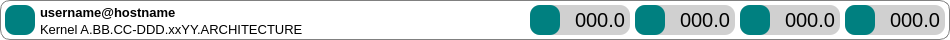
   <widget class="QFrame" name="bottomfm">
    <property name="geometry">
     <rect>
      <x>5</x>
      <y>495</y>
      <width>950</width>
      <height>40</height>
     </rect>
    </property>
    <property name="sizePolicy">
     <sizepolicy hsizetype="Fixed" vsizetype="Fixed">
      <horstretch>0</horstretch>
      <verstretch>0</verstretch>
     </sizepolicy>
    </property>
    <property name="minimumSize">
     <size>
      <width>950</width>
      <height>40</height>
     </size>
    </property>
    <property name="maximumSize">
     <size>
      <width>950</width>
      <height>40</height>
     </size>
    </property>
    <property name="styleSheet">
     <string notr="true">background: transparent; border: 1px solid #808080; border-radius: 10px;</string>
    </property>
    <property name="frameShape">
     <enum>QFrame::StyledPanel</enum>
    </property>
    <property name="frameShadow">
     <enum>QFrame::Raised</enum>
    </property>
    <widget class="QLabel" name="compicon">
     <property name="geometry">
      <rect>
       <x>10</x>
       <y>10</y>
       <width>20</width>
       <height>20</height>
      </rect>
     </property>
     <property name="sizePolicy">
      <sizepolicy hsizetype="Fixed" vsizetype="Fixed">
       <horstretch>0</horstretch>
       <verstretch>0</verstretch>
      </sizepolicy>
     </property>
     <property name="minimumSize">
      <size>
       <width>20</width>
       <height>20</height>
      </size>
     </property>
     <property name="maximumSize">
      <size>
       <width>20</width>
       <height>20</height>
      </size>
     </property>
     <property name="cursor">
      <cursorShape>ArrowCursor</cursorShape>
     </property>
     <property name="styleSheet">
      <string notr="true">border: none; background-color: rgba(0,0,0,0);</string>
     </property>
     <property name="text">
      <string/>
     </property>
     <property name="pixmap">
      <pixmap resource="mainwind.qrc">:/mainwind/images/comp.png</pixmap>
     </property>
     <property name="scaledContents">
      <bool>true</bool>
     </property>
     <property name="alignment">
      <set>Qt::AlignCenter</set>
     </property>
    </widget>
    <widget class="QLabel" name="userhost">
     <property name="geometry">
      <rect>
       <x>40</x>
       <y>5</y>
       <width>320</width>
       <height>15</height>
      </rect>
     </property>
     <property name="sizePolicy">
      <sizepolicy hsizetype="Fixed" vsizetype="Fixed">
       <horstretch>0</horstretch>
       <verstretch>0</verstretch>
      </sizepolicy>
     </property>
     <property name="minimumSize">
      <size>
       <width>320</width>
       <height>15</height>
      </size>
     </property>
     <property name="maximumSize">
      <size>
       <width>320</width>
       <height>15</height>
      </size>
     </property>
     <property name="font">
      <font>
       <pointsize>10</pointsize>
       <italic>false</italic>
       <bold>true</bold>
      </font>
     </property>
     <property name="styleSheet">
      <string notr="true">font: 600 10pt &quot;Inter&quot;; background-color: rgba(0, 0, 0, 0); border: none;</string>
     </property>
     <property name="text">
      <string>username@hostname</string>
     </property>
    </widget>
    <widget class="QPushButton" name="compbutn">
     <property name="enabled">
      <bool>false</bool>
     </property>
     <property name="geometry">
      <rect>
       <x>5</x>
       <y>5</y>
       <width>30</width>
       <height>30</height>
      </rect>
     </property>
     <property name="sizePolicy">
      <sizepolicy hsizetype="Fixed" vsizetype="Fixed">
       <horstretch>0</horstretch>
       <verstretch>0</verstretch>
      </sizepolicy>
     </property>
     <property name="minimumSize">
      <size>
       <width>30</width>
       <height>30</height>
      </size>
     </property>
     <property name="maximumSize">
      <size>
       <width>30</width>
       <height>30</height>
      </size>
     </property>
     <property name="cursor">
      <cursorShape>ArrowCursor</cursorShape>
     </property>
     <property name="styleSheet">
      <string notr="true">background-color: #008080; border: none;</string>
     </property>
     <property name="text">
      <string/>
     </property>
     <property name="default">
      <bool>false</bool>
     </property>
     <property name="flat">
      <bool>false</bool>
     </property>
    </widget>
    <widget class="QLabel" name="kernvers">
     <property name="geometry">
      <rect>
       <x>40</x>
       <y>22</y>
       <width>320</width>
       <height>15</height>
      </rect>
     </property>
     <property name="sizePolicy">
      <sizepolicy hsizetype="Fixed" vsizetype="Fixed">
       <horstretch>0</horstretch>
       <verstretch>0</verstretch>
      </sizepolicy>
     </property>
     <property name="minimumSize">
      <size>
       <width>320</width>
       <height>15</height>
      </size>
     </property>
     <property name="maximumSize">
      <size>
       <width>320</width>
       <height>15</height>
      </size>
     </property>
     <property name="font">
      <font>
       <pointsize>10</pointsize>
       <italic>false</italic>
       <bold>false</bold>
      </font>
     </property>
     <property name="styleSheet">
      <string notr="true">font: 10pt &quot;Inter&quot;; background-color: rgba(0, 0, 0, 0);  border: none;</string>
     </property>
     <property name="text">
      <string>Kernel A.BB.CC-DDD.xxYY.ARCHITECTURE</string>
     </property>
    </widget>
    <widget class="QFrame" name="swapfrme">
     <property name="geometry">
      <rect>
       <x>740</x>
       <y>5</y>
       <width>100</width>
       <height>30</height>
      </rect>
     </property>
     <property name="sizePolicy">
      <sizepolicy hsizetype="Fixed" vsizetype="Fixed">
       <horstretch>0</horstretch>
       <verstretch>0</verstretch>
      </sizepolicy>
     </property>
     <property name="minimumSize">
      <size>
       <width>100</width>
       <height>30</height>
      </size>
     </property>
     <property name="maximumSize">
      <size>
       <width>100</width>
       <height>30</height>
      </size>
     </property>
     <property name="styleSheet">
      <string notr="true">background-color: rgba(160, 160, 160, 0.5); border: none;</string>
     </property>
     <property name="frameShape">
      <enum>QFrame::StyledPanel</enum>
     </property>
     <property name="frameShadow">
      <enum>QFrame::Raised</enum>
     </property>
     <widget class="QPushButton" name="swapbutn">
      <property name="enabled">
       <bool>false</bool>
      </property>
      <property name="geometry">
       <rect>
        <x>0</x>
        <y>0</y>
        <width>30</width>
        <height>30</height>
       </rect>
      </property>
      <property name="sizePolicy">
       <sizepolicy hsizetype="Fixed" vsizetype="Fixed">
        <horstretch>0</horstretch>
        <verstretch>0</verstretch>
       </sizepolicy>
      </property>
      <property name="minimumSize">
       <size>
        <width>30</width>
        <height>30</height>
       </size>
      </property>
      <property name="maximumSize">
       <size>
        <width>30</width>
        <height>30</height>
       </size>
      </property>
      <property name="cursor">
       <cursorShape>ArrowCursor</cursorShape>
      </property>
      <property name="styleSheet">
       <string notr="true">background-color: #008080;</string>
      </property>
      <property name="text">
       <string/>
      </property>
      <property name="default">
       <bool>false</bool>
      </property>
      <property name="flat">
       <bool>false</bool>
      </property>
     </widget>
     <widget class="QLabel" name="swapicon">
      <property name="geometry">
       <rect>
        <x>5</x>
        <y>5</y>
        <width>20</width>
        <height>20</height>
       </rect>
      </property>
      <property name="sizePolicy">
       <sizepolicy hsizetype="Fixed" vsizetype="Fixed">
        <horstretch>0</horstretch>
        <verstretch>0</verstretch>
       </sizepolicy>
      </property>
      <property name="minimumSize">
       <size>
        <width>20</width>
        <height>20</height>
       </size>
      </property>
      <property name="maximumSize">
       <size>
        <width>20</width>
        <height>20</height>
       </size>
      </property>
      <property name="cursor">
       <cursorShape>ArrowCursor</cursorShape>
      </property>
      <property name="styleSheet">
       <string notr="true">border: none; background-color: rgba(0,0,0,0);</string>
      </property>
      <property name="text">
       <string/>
      </property>
      <property name="pixmap">
       <pixmap resource="mainwind.qrc">:/mainwind/images/swap.png</pixmap>
      </property>
      <property name="scaledContents">
       <bool>true</bool>
      </property>
      <property name="alignment">
       <set>Qt::AlignCenter</set>
      </property>
     </widget>
     <widget class="QLabel" name="swapperc">
      <property name="geometry">
       <rect>
        <x>35</x>
        <y>5</y>
        <width>60</width>
        <height>20</height>
       </rect>
      </property>
      <property name="sizePolicy">
       <sizepolicy hsizetype="Fixed" vsizetype="Fixed">
        <horstretch>0</horstretch>
        <verstretch>0</verstretch>
       </sizepolicy>
      </property>
      <property name="minimumSize">
       <size>
        <width>60</width>
        <height>20</height>
       </size>
      </property>
      <property name="maximumSize">
       <size>
        <width>60</width>
        <height>20</height>
       </size>
      </property>
      <property name="font">
       <font>
        <pointsize>15</pointsize>
        <italic>false</italic>
        <bold>false</bold>
       </font>
      </property>
      <property name="layoutDirection">
       <enum>Qt::LeftToRight</enum>
      </property>
      <property name="styleSheet">
       <string notr="true">background-color: rgba(0, 0, 0, 0); border: none; font: 15pt &quot;JetBrains Mono&quot;;</string>
      </property>
      <property name="text">
       <string>000.0</string>
      </property>
      <property name="textFormat">
       <enum>Qt::AutoText</enum>
      </property>
      <property name="alignment">
       <set>Qt::AlignRight|Qt::AlignTrailing|Qt::AlignVCenter</set>
      </property>
     </widget>
    </widget>
    <widget class="QFrame" name="diskfrme">
     <property name="geometry">
      <rect>
       <x>845</x>
       <y>5</y>
       <width>100</width>
       <height>30</height>
      </rect>
     </property>
     <property name="sizePolicy">
      <sizepolicy hsizetype="Fixed" vsizetype="Fixed">
       <horstretch>0</horstretch>
       <verstretch>0</verstretch>
      </sizepolicy>
     </property>
     <property name="minimumSize">
      <size>
       <width>100</width>
       <height>30</height>
      </size>
     </property>
     <property name="maximumSize">
      <size>
       <width>100</width>
       <height>30</height>
      </size>
     </property>
     <property name="styleSheet">
      <string notr="true">background-color: rgba(160, 160, 160, 0.5); border: none;</string>
     </property>
     <property name="frameShape">
      <enum>QFrame::StyledPanel</enum>
     </property>
     <property name="frameShadow">
      <enum>QFrame::Raised</enum>
     </property>
     <widget class="QPushButton" name="diskbutn">
      <property name="enabled">
       <bool>false</bool>
      </property>
      <property name="geometry">
       <rect>
        <x>0</x>
        <y>0</y>
        <width>30</width>
        <height>30</height>
       </rect>
      </property>
      <property name="sizePolicy">
       <sizepolicy hsizetype="Fixed" vsizetype="Fixed">
        <horstretch>0</horstretch>
        <verstretch>0</verstretch>
       </sizepolicy>
      </property>
      <property name="minimumSize">
       <size>
        <width>30</width>
        <height>30</height>
       </size>
      </property>
      <property name="maximumSize">
       <size>
        <width>30</width>
        <height>30</height>
       </size>
      </property>
      <property name="cursor">
       <cursorShape>ArrowCursor</cursorShape>
      </property>
      <property name="styleSheet">
       <string notr="true">background-color: #008080;</string>
      </property>
      <property name="text">
       <string/>
      </property>
      <property name="default">
       <bool>false</bool>
      </property>
      <property name="flat">
       <bool>false</bool>
      </property>
     </widget>
     <widget class="QLabel" name="diskicon">
      <property name="geometry">
       <rect>
        <x>5</x>
        <y>5</y>
        <width>20</width>
        <height>20</height>
       </rect>
      </property>
      <property name="sizePolicy">
       <sizepolicy hsizetype="Fixed" vsizetype="Fixed">
        <horstretch>0</horstretch>
        <verstretch>0</verstretch>
       </sizepolicy>
      </property>
      <property name="minimumSize">
       <size>
        <width>20</width>
        <height>20</height>
       </size>
      </property>
      <property name="maximumSize">
       <size>
        <width>20</width>
        <height>20</height>
       </size>
      </property>
      <property name="cursor">
       <cursorShape>ArrowCursor</cursorShape>
      </property>
      <property name="styleSheet">
       <string notr="true">border: none; background-color: rgba(0,0,0,0);</string>
      </property>
      <property name="text">
       <string/>
      </property>
      <property name="pixmap">
       <pixmap resource="mainwind.qrc">:/mainwind/images/disk.png</pixmap>
      </property>
      <property name="scaledContents">
       <bool>true</bool>
      </property>
      <property name="alignment">
       <set>Qt::AlignCenter</set>
      </property>
     </widget>
     <widget class="QLabel" name="diskperc">
      <property name="geometry">
       <rect>
        <x>35</x>
        <y>5</y>
        <width>60</width>
        <height>20</height>
       </rect>
      </property>
      <property name="sizePolicy">
       <sizepolicy hsizetype="Fixed" vsizetype="Fixed">
        <horstretch>0</horstretch>
        <verstretch>0</verstretch>
       </sizepolicy>
      </property>
      <property name="minimumSize">
       <size>
        <width>60</width>
        <height>20</height>
       </size>
      </property>
      <property name="maximumSize">
       <size>
        <width>60</width>
        <height>20</height>
       </size>
      </property>
      <property name="font">
       <font>
        <pointsize>15</pointsize>
        <italic>false</italic>
        <bold>false</bold>
       </font>
      </property>
      <property name="layoutDirection">
       <enum>Qt::LeftToRight</enum>
      </property>
      <property name="styleSheet">
       <string notr="true">background-color: rgba(0, 0, 0, 0); border: none; font: 15pt &quot;JetBrains Mono&quot;;</string>
      </property>
      <property name="text">
       <string>000.0</string>
      </property>
      <property name="textFormat">
       <enum>Qt::AutoText</enum>
      </property>
      <property name="alignment">
       <set>Qt::AlignRight|Qt::AlignTrailing|Qt::AlignVCenter</set>
      </property>
     </widget>
    </widget>
    <widget class="QFrame" name="memofrme">
     <property name="geometry">
      <rect>
       <x>635</x>
       <y>5</y>
       <width>100</width>
       <height>30</height>
      </rect>
     </property>
     <property name="sizePolicy">
      <sizepolicy hsizetype="Fixed" vsizetype="Fixed">
       <horstretch>0</horstretch>
       <verstretch>0</verstretch>
      </sizepolicy>
     </property>
     <property name="minimumSize">
      <size>
       <width>100</width>
       <height>30</height>
      </size>
     </property>
     <property name="maximumSize">
      <size>
       <width>100</width>
       <height>30</height>
      </size>
     </property>
     <property name="styleSheet">
      <string notr="true">background-color: rgba(160, 160, 160, 0.5); border: none;</string>
     </property>
     <property name="frameShape">
      <enum>QFrame::StyledPanel</enum>
     </property>
     <property name="frameShadow">
      <enum>QFrame::Raised</enum>
     </property>
     <widget class="QPushButton" name="memobutn">
      <property name="enabled">
       <bool>false</bool>
      </property>
      <property name="geometry">
       <rect>
        <x>0</x>
        <y>0</y>
        <width>30</width>
        <height>30</height>
       </rect>
      </property>
      <property name="sizePolicy">
       <sizepolicy hsizetype="Fixed" vsizetype="Fixed">
        <horstretch>0</horstretch>
        <verstretch>0</verstretch>
       </sizepolicy>
      </property>
      <property name="minimumSize">
       <size>
        <width>30</width>
        <height>30</height>
       </size>
      </property>
      <property name="maximumSize">
       <size>
        <width>30</width>
        <height>30</height>
       </size>
      </property>
      <property name="cursor">
       <cursorShape>ArrowCursor</cursorShape>
      </property>
      <property name="styleSheet">
       <string notr="true">background-color: #008080;</string>
      </property>
      <property name="text">
       <string/>
      </property>
      <property name="default">
       <bool>false</bool>
      </property>
      <property name="flat">
       <bool>false</bool>
      </property>
     </widget>
     <widget class="QLabel" name="memoicon">
      <property name="geometry">
       <rect>
        <x>5</x>
        <y>5</y>
        <width>20</width>
        <height>20</height>
       </rect>
      </property>
      <property name="sizePolicy">
       <sizepolicy hsizetype="Fixed" vsizetype="Fixed">
        <horstretch>0</horstretch>
        <verstretch>0</verstretch>
       </sizepolicy>
      </property>
      <property name="minimumSize">
       <size>
        <width>20</width>
        <height>20</height>
       </size>
      </property>
      <property name="maximumSize">
       <size>
        <width>20</width>
        <height>20</height>
       </size>
      </property>
      <property name="cursor">
       <cursorShape>ArrowCursor</cursorShape>
      </property>
      <property name="styleSheet">
       <string notr="true">border: none; background-color: rgba(0,0,0,0);</string>
      </property>
      <property name="text">
       <string/>
      </property>
      <property name="pixmap">
       <pixmap resource="mainwind.qrc">:/mainwind/images/memo.png</pixmap>
      </property>
      <property name="scaledContents">
       <bool>true</bool>
      </property>
      <property name="alignment">
       <set>Qt::AlignCenter</set>
      </property>
     </widget>
     <widget class="QLabel" name="memoperc">
      <property name="geometry">
       <rect>
        <x>35</x>
        <y>5</y>
        <width>60</width>
        <height>20</height>
       </rect>
      </property>
      <property name="sizePolicy">
       <sizepolicy hsizetype="Fixed" vsizetype="Fixed">
        <horstretch>0</horstretch>
        <verstretch>0</verstretch>
       </sizepolicy>
      </property>
      <property name="minimumSize">
       <size>
        <width>60</width>
        <height>20</height>
       </size>
      </property>
      <property name="maximumSize">
       <size>
        <width>60</width>
        <height>20</height>
       </size>
      </property>
      <property name="font">
       <font>
        <pointsize>15</pointsize>
        <italic>false</italic>
        <bold>false</bold>
       </font>
      </property>
      <property name="layoutDirection">
       <enum>Qt::LeftToRight</enum>
      </property>
      <property name="styleSheet">
       <string notr="true">background-color: rgba(0, 0, 0, 0); border: none; font: 15pt &quot;JetBrains Mono&quot;;</string>
      </property>
      <property name="text">
       <string>000.0</string>
      </property>
      <property name="textFormat">
       <enum>Qt::AutoText</enum>
      </property>
      <property name="alignment">
       <set>Qt::AlignRight|Qt::AlignTrailing|Qt::AlignVCenter</set>
      </property>
     </widget>
    </widget>
    <widget class="QFrame" name="cpudfrme">
     <property name="geometry">
      <rect>
       <x>530</x>
       <y>5</y>
       <width>100</width>
       <height>30</height>
      </rect>
     </property>
     <property name="sizePolicy">
      <sizepolicy hsizetype="Fixed" vsizetype="Fixed">
       <horstretch>0</horstretch>
       <verstretch>0</verstretch>
      </sizepolicy>
     </property>
     <property name="minimumSize">
      <size>
       <width>100</width>
       <height>30</height>
      </size>
     </property>
     <property name="maximumSize">
      <size>
       <width>100</width>
       <height>30</height>
      </size>
     </property>
     <property name="styleSheet">
      <string notr="true">background-color: rgba(160, 160, 160, 0.5); border: none;</string>
     </property>
     <property name="frameShape">
      <enum>QFrame::StyledPanel</enum>
     </property>
     <property name="frameShadow">
      <enum>QFrame::Raised</enum>
     </property>
     <widget class="QPushButton" name="cpudbutn">
      <property name="enabled">
       <bool>false</bool>
      </property>
      <property name="geometry">
       <rect>
        <x>0</x>
        <y>0</y>
        <width>30</width>
        <height>30</height>
       </rect>
      </property>
      <property name="sizePolicy">
       <sizepolicy hsizetype="Fixed" vsizetype="Fixed">
        <horstretch>0</horstretch>
        <verstretch>0</verstretch>
       </sizepolicy>
      </property>
      <property name="minimumSize">
       <size>
        <width>30</width>
        <height>30</height>
       </size>
      </property>
      <property name="maximumSize">
       <size>
        <width>30</width>
        <height>30</height>
       </size>
      </property>
      <property name="cursor">
       <cursorShape>ArrowCursor</cursorShape>
      </property>
      <property name="styleSheet">
       <string notr="true">background-color: #008080;</string>
      </property>
      <property name="text">
       <string/>
      </property>
      <property name="default">
       <bool>false</bool>
      </property>
      <property name="flat">
       <bool>false</bool>
      </property>
     </widget>
     <widget class="QLabel" name="cpudicon">
      <property name="geometry">
       <rect>
        <x>5</x>
        <y>5</y>
        <width>20</width>
        <height>20</height>
       </rect>
      </property>
      <property name="sizePolicy">
       <sizepolicy hsizetype="Fixed" vsizetype="Fixed">
        <horstretch>0</horstretch>
        <verstretch>0</verstretch>
       </sizepolicy>
      </property>
      <property name="minimumSize">
       <size>
        <width>20</width>
        <height>20</height>
       </size>
      </property>
      <property name="maximumSize">
       <size>
        <width>20</width>
        <height>20</height>
       </size>
      </property>
      <property name="cursor">
       <cursorShape>ArrowCursor</cursorShape>
      </property>
      <property name="styleSheet">
       <string notr="true">border: none; background-color: rgba(0,0,0,0);</string>
      </property>
      <property name="text">
       <string/>
      </property>
      <property name="pixmap">
       <pixmap resource="mainwind.qrc">:/mainwind/images/cpud.png</pixmap>
      </property>
      <property name="scaledContents">
       <bool>true</bool>
      </property>
      <property name="alignment">
       <set>Qt::AlignCenter</set>
      </property>
     </widget>
     <widget class="QLabel" name="cpudperc">
      <property name="geometry">
       <rect>
        <x>35</x>
        <y>5</y>
        <width>60</width>
        <height>20</height>
       </rect>
      </property>
      <property name="sizePolicy">
       <sizepolicy hsizetype="Fixed" vsizetype="Fixed">
        <horstretch>0</horstretch>
        <verstretch>0</verstretch>
       </sizepolicy>
      </property>
      <property name="minimumSize">
       <size>
        <width>60</width>
        <height>20</height>
       </size>
      </property>
      <property name="maximumSize">
       <size>
        <width>50</width>
        <height>20</height>
       </size>
      </property>
      <property name="font">
       <font>
        <pointsize>15</pointsize>
        <italic>false</italic>
        <bold>false</bold>
       </font>
      </property>
      <property name="layoutDirection">
       <enum>Qt::LeftToRight</enum>
      </property>
      <property name="styleSheet">
       <string notr="true">background-color: rgba(0, 0, 0, 0); border: none; font: 15pt &quot;JetBrains Mono&quot;;</string>
      </property>
      <property name="text">
       <string>000.0</string>
      </property>
      <property name="textFormat">
       <enum>Qt::AutoText</enum>
      </property>
      <property name="alignment">
       <set>Qt::AlignRight|Qt::AlignTrailing|Qt::AlignVCenter</set>
      </property>
     </widget>
    </widget>
    <zorder>compbutn</zorder>
    <zorder>compicon</zorder>
    <zorder>userhost</zorder>
    <zorder>kernvers</zorder>
    <zorder>swapfrme</zorder>
    <zorder>diskfrme</zorder>
    <zorder>memofrme</zorder>
    <zorder>cpudfrme</zorder>
   </widget>
